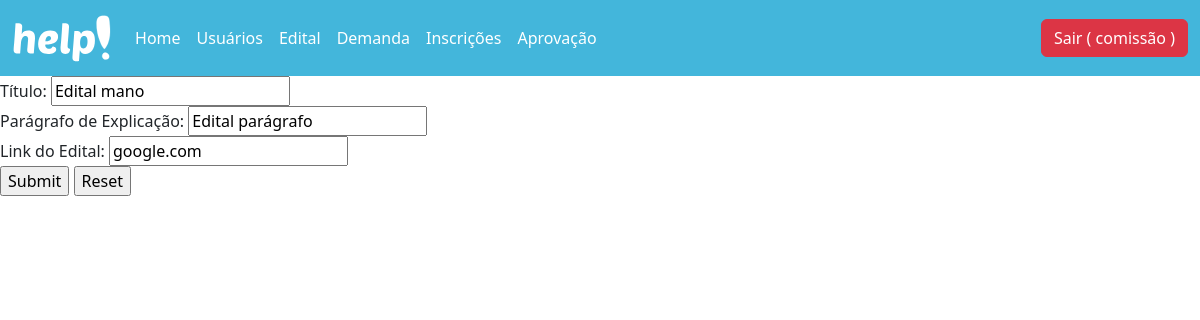
Screenshot of /edital/update/1 (signed in) with the database file from the repository.
### database/models.py (models this page shows, shortened)
class Usuario(db.Model, UserMixin):
  __tablename__= "usuario"
  id = db.Column(db.Integer, primary_key = True)
  nome = db.Column(db.String(100))
  email = db.Column(db.String(100))
  matricula = db.Column(db.String(100))
  senha = db.Column(db.String(100))
  admin = db.Column(db.Boolean)
  professor = db.Column(db.Boolean)

class Edital(db.Model):
  __tablename__= "edital"
  id = db.Column(db.Integer, primary_key = True)
  titulo = db.Column(db.String(100))
  paragrafo = db.Column(db.String(100))
  link = db.Column(db.String(100))

### controllers/edital.py (the view, shortened to what this page needs)
@bp_edital.route('/update/<int:id>', methods=['GET', 'POST'])
@login_required
def update(id):
  if not current_user.admin:
    flash("Acesso não permitido")
    return redirect('/login')
  if id and request.method=='GET':
    edital = Edital.query.get(id)
    return render_template('edital_update.html', edital=edital)

### controllers/usuario.py (called while the page is built)
@lm.user_loader
def load_user(id):
  usuario = Usuario.query.filter_by(id=id).first()
  return usuario

### templates/edital_update.html
{% extends 'header.html' %}
{% block container %}
<form action="/edital/update/{{edital.id}}" method="POST">
  Título: <input type="text" name="titulo" value="{{edital.titulo}}"><br/>
  Parágrafo de Explicação: <input type="text" name="paragrafo" value="{{edital.paragrafo}}"><br/>
  Link do Edital: <input type="text" name="link" value="{{edital.link}}"><br/>
  <input type="submit" name="Editar">
  <input type="reset" name="Limpar">
</form>
{% endblock %}

### templates/header.html (shortened to what this page needs)
<!DOCTYPE html>
<html lang="pt-br">
<head>
  <link href="https://cdn.jsdelivr.net/npm/bootstrap@5.3.0-alpha1/dist/css/bootstrap.min.css" rel="stylesheet">
  <link rel="stylesheet" href="/static/header.css">
</head>
<body>
<nav class="navbar navbar-expand-lg bg-body-tertiary" style="background-color: #43B6DB !important;">
  <div class="container-fluid">
    <a class="navbar-brand" href="/usuarios/dashboard"><img src="/static/assets/help.svg" alt="..." height="50vh"></a>
    <div class="collapse navbar-collapse" id="navbarSupportedContent">
      <ul class="navbar-nav me-auto mb-2 mb-lg-0">
        <li class="nav-item">
          <a class="nav-link active" aria-current="page" href="/usuarios/dashboard">Home</a>
        </li>
        {% if current_user.admin %}
        <li class="nav-item">
          <a class="nav-link" href="/usuarios/recovery">Usuários</a>
        </li>
        {% endif %}
        {% if current_user.admin %}
        <li class="nav-item">
          <a class="nav-link" href="/edital/recovery">Edital</a>
        </li>
        {% endif %}
        {% if current_user.professor %}
        <li class="nav-item">
          <a class="nav-link" href="/demanda/recovery">Demanda</a>
        </li>
        {% endif %}
        {% if current_user.professor %}
        <li class="nav-item">
          <a class="nav-link" href="/inscricao/recovery">Inscrições</a>
        </li>
        {% endif %}
        {% if current_user.professor %}
        <li class="nav-item">
          <a class="nav-link" href="/aprovacao/recovery">Aprovação</a>
        </li>
        {% endif %}
      </ul>
      <form class="d-flex" role="search">
        <a href="{{url_for('usuarios.logoff')}}" class="btn btn-danger" id="button-sair">Sair ( {{current_user.nome}} )</a>
      </form>
    </div>
  </div>
</nav>
  {% block container %}
  {% endblock %}
</body>
</html>

### static/header.css (style rules this page uses)
.nav-link { color: white !important; transition: 0.5s ease-in-out; }

### rows the page displays
Usuario: nome "comissão"
Edital: titulo "Edital mano", paragrafo "Edital parágrafo", link "google.com"
